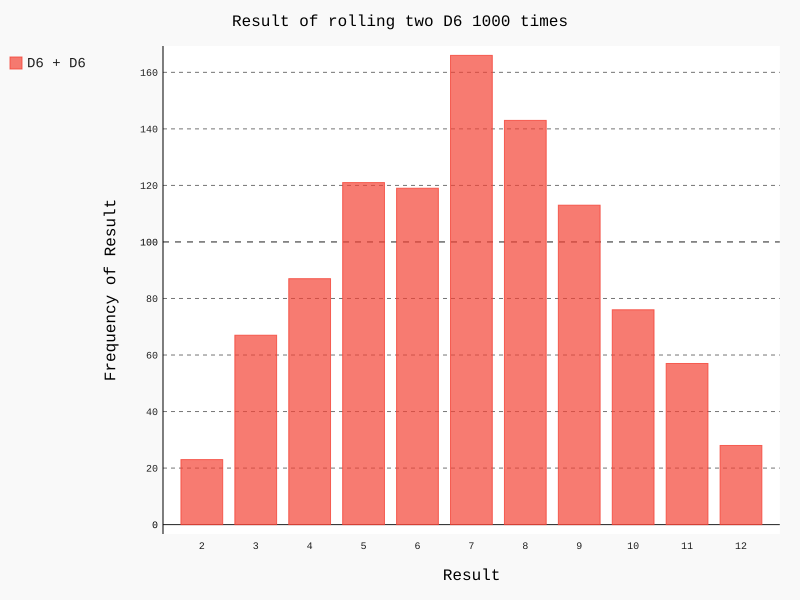

Write Python code to recreate this figure.
# -*- coding: utf-8 -*-
"""
Created on Fri Sep  7 10:51:34 2018

@author: ZJ
"""
import pygal
from die import Die

die1 = Die()
die2 = Die()

results = []
for roll_num in range(1000):
    result = die1.roll_die() + die2.roll_die()
    results.append(result)

frequencies = []
for value in range(2,die.sides*2+1):
    frequency = results.count(value)
    frequencies.append(frequency)
    
#对结果进行可视化
hist = pygal.Bar()

hist.title = "Result of rolling two D6 1000 times"
hist.x_labels = ['2','3','4','5','6','7','8','9','10','11','12']
hist.x_title = "Result"
hist.y_title = "Frequency of Result"

hist.add('D6  + D6',frequencies)
hist.render_to_file('dice_visual.svg')
